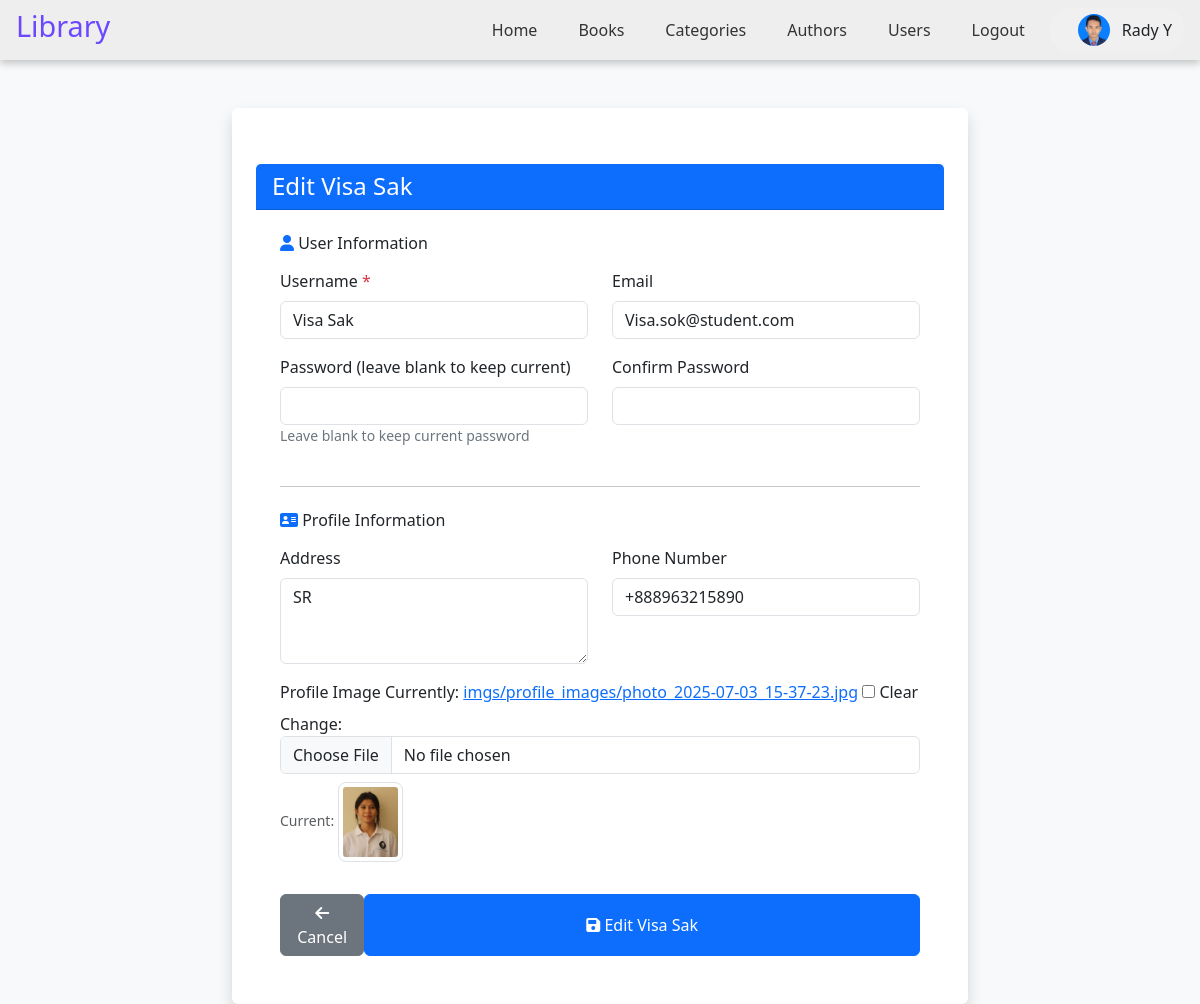
The page /users/edit/7/ (signed in) on the database its author committed.
### myapp/models.py (models this page shows, shortened)
class UserProfile(models.Model):
    user = models.OneToOneField(User, on_delete=models.CASCADE, related_name='userprofile')
    address = models.TextField(blank=True, null=True)
    phone_number = models.CharField(max_length=15, blank=True, null=True)
    profile_image = models.ImageField(upload_to='imgs/profile_images/', blank=True, null=True)
    created_at = models.DateTimeField(auto_now_add=True)

### myapp/views.py (the view)
# urls.py: path('users/edit/<int:pk>/', views.edit_user, name='edit_user'),
@login_required
def edit_user(request, pk):
    user = get_object_or_404(User, pk=pk)
    profile = get_user_profile_or_create(user)
    if request.method == 'POST':
        user_form = UserForm(request.POST, instance=user)
        profile_form = UserProfileForm(request.POST, request.FILES, instance=profile)
        if user_form.is_valid() and profile_form.is_valid():
            try:
                with transaction.atomic():
                    user.username = user_form.cleaned_data['username']
                    user.email = user_form.cleaned_data.get('email', '')
                    password = user_form.cleaned_data.get('password', '')
                    if password:
                        user.set_password(password)
                    user.save()
                    profile_form.save()
                    messages.success(request, f'User "{user.username}" updated successfully!')
                    return redirect('user_list')
            except IntegrityError:
                messages.error(request, 'A user with that username or email already exists.')
            except Exception as e:
                messages.error(request, f'Error updating user: {str(e)}')
        else:
            for field, errs in user_form.errors.items():
                for e in errs:
                    messages.error(request, f'User {field}: {e}')
            for field, errs in profile_form.errors.items():
                for e in errs:
                    messages.error(request, f'Profile {field}: {e}')
    else:
        user_form = UserForm(instance=user)
        profile_form = UserProfileForm(instance=profile)
    return render(request, 'user_form.html', {
        'user_form': user_form,
        'profile_form': profile_form,
        'title': f'Edit {user.username}'
    })

### myapp/forms.py (shortened to what this page needs)
class UserForm(forms.Form):
    username = forms.CharField(max_length=150,
                              widget=forms.TextInput(attrs={'class': 'form-control'}))
    email = forms.EmailField(required=False,
                            widget=forms.EmailInput(attrs={'class': 'form-control'}))
    password = forms.CharField(
        widget=forms.PasswordInput(attrs={'class': 'form-control'}),
        required=False,
        label="Password (leave blank to keep current)"
    )
    password_confirm = forms.CharField(
        widget=forms.PasswordInput(attrs={'class': 'form-control'}),
        required=False,
        label="Confirm Password"
    )
    def __init__(self, *args, **kwargs):
        self.instance = kwargs.pop('instance', None)
        super().__init__(*args, **kwargs)
        if self.instance:
            self.fields['username'].initial = self.instance.username
            self.fields['email'].initial = self.instance.email

class UserProfileForm(forms.ModelForm):
    class Meta:
        model = UserProfile
        fields = ['address', 'phone_number', 'profile_image']
        widgets = {
            'address': forms.Textarea(attrs={'rows': 3, 'class': 'form-control'}),
            'phone_number': forms.TextInput(attrs={'class': 'form-control', 'placeholder': '+1234567890'}),
            'profile_image': forms.ClearableFileInput(attrs={'class': 'form-control'}),
        }

### myapp/views.py (called while the page is built)
def get_user_profile_or_create(user):
    profile, created = UserProfile.objects.get_or_create(user=user)
    return profile

### myapp/templates/user_form.html (shortened to what this page needs)
{% load static %}
<!DOCTYPE html>
<html lang="en">
<head>
    <link rel="stylesheet" href="{% static 'css/style.css' %}">
    <link href="https://cdn.jsdelivr.net/npm/bootstrap@5.3.0/dist/css/bootstrap.min.css" rel="stylesheet">
    <link href="https://cdnjs.cloudflare.com/ajax/libs/font-awesome/6.0.0/css/all.min.css" rel="stylesheet">
</head>
<body>
    {% include 'nav.html' %}
    <div class="container mt-5">
        <div class="row justify-content-center">
            <div class="col-md-8">
                <div class="card shadow">
                    <div class="card-header bg-primary text-white">
                        <h4 class="mb-0">{{ title|default:"Add User" }}</h4>
                    </div>
                    <div class="card-body p-4">
                        <form method="post" enctype="multipart/form-data">
                            <h6 class="mb-3"><i class="fas fa-user text-primary"></i> User Information</h6>
                            <div class="row">
                                <div class="col-md-6 mb-3">
                                    <label class="form-label">Username <span class="text-danger">*</span></label>
                                    {{ user_form.username }}
                                </div>
                                <div class="col-md-6 mb-3">
                                    <label class="form-label">Email</label>
                                    {{ user_form.email }}
                                </div>
                            </div>
                            <div class="row">
                                <div class="col-md-6 mb-3">
                                    <label class="form-label">{{ user_form.password.label }}</label>
                                    {{ user_form.password }}
                                    <div class="password-help">Leave blank to keep current password</div>
                                </div>
                                <div class="col-md-6 mb-3">
                                    <label class="form-label">{{ user_form.password_confirm.label }}</label>
                                    {{ user_form.password_confirm }}
                                </div>
                            </div>
                            <hr class="my-4">
                            <h6 class="mb-3"><i class="fas fa-address-card text-primary"></i> Profile Information</h6>
                            <div class="row">
                                <div class="col-md-6 mb-3">
                                    <label class="form-label">Address</label>
                                    {{ profile_form.address }}
                                </div>
                                <div class="col-md-6 mb-3">
                                    <label class="form-label">Phone Number</label>
                                    {{ profile_form.phone_number }}
                                </div>
                            </div>
                            <div class="mb-4">
                                <label class="form-label">Profile Image</label>
                                {{ profile_form.profile_image }}
                                {% if profile_form.instance.profile_image %}
                                    <div class="mt-2">
                                        <small class="text-muted">Current: </small>
                                        <img src="{{ profile_form.instance.profile_image.url }}"
                                             style="max-width: 80px; max-height: 80px; border-radius: 8px;"
                                             class="img-thumbnail">
                                    </div>
                                {% endif %}
                            </div>
                            <div class="d-flex justify-content-between">
                                <a href="{% url 'user_list' %}" class="btn btn-secondary">
                                    <i class="fas fa-arrow-left"></i> Cancel
                                </a>
                                <button type="submit" class="btn btn-primary px-4">
                                    <i class="fas fa-save"></i> {{ title|default:"Save User" }}
                                </button>
                            </div>
                        </form>
                    </div>
                </div>
            </div>
        </div>
    </div>
</body>
</html>

### myapp/templates/nav.html (shortened to what this page needs)
{% load static %}
<nav>
    <div class="left">
        <h2><a href="{% url 'home' %}">Library</a></h2>
    </div>
    <div class="right">
        <a href="{% url 'home' %}" >Home</a>
        <a href="{% url 'book_list' %}">Books</a>
        <a href="{% url 'category_list' %}">Categories</a>
        <a href="{% url 'author_list' %}">Authors</a>
        <a href="{% url 'user_list' %}">Users</a>
        {% if user.is_authenticated %}
            <a href="#" class="logout-trigger">Logout</a>
            <div class="sign-in d-flex align-items-center">
                <a href="{% url 'user_profile' user.id %}" class="d-flex align-items-center text-decoration-none text-dark">
                    {% if user.userprofile.profile_image %}
                        <img src="{{ user.userprofile.profile_image.url }}"
                             alt="{{ user.username }}"
                             class="rounded-circle"
                             width="32" height="32"
                             style="object-fit: cover; margin-right: 8px;">
                    {% else %}
                        <div class="rounded-circle bg-secondary text-white d-flex align-items-center justify-content-center"
                             style="width:32px; height:32px; font-size:14px; margin-right:8px;">
                            {{ user.username.0|upper }}
                        </div>
                    {% endif %}
                    <span>{{ user.username }}</span>
                </a>
            </div>
        {% endif %}
    </div>
</nav>

### myapp/static/css/style.css (style rules this page uses)
* { margin: 0; padding: 0; box-sizing: border-box; }
html, body { height: 100%; font-family: 'Roboto', Verdana, Geneva, Tahoma, sans-serif; color: #333; line-height: 1.6; background-color: #f4f4f9; }
nav { display: flex; justify-content: space-between; align-items: center; background-color: #ffffff; padding: 15px 30px; box-shadow: 0 2px 5px rgba(0, 0, 0, 0.1); position: sticky; top: 0; z-index: 1000; }
nav .left h2 { color: #6b48ff; font-size: 1.8em; }
nav .right { display: flex; align-items: center; gap: 25px; }
nav .right a { text-decoration: none; color: #333; font-weight: 500; transition: color 0.3s; }
.sign-in { display: flex; align-items: center; gap: 5px; background-color: #f0f0f0; padding: 6px 12px; border-radius: 20px; }
button { background: #007bff; color: white; padding: 12px 30px; border: none; border-radius: 5px; cursor: pointer; width: 100%; font-size: 16px; }
:root { --primary-blue: #007bff; --primary-purple: #6b48ff; --light-blue: #e6f0fa; --light-purple: #f0eaff; --dark: #212529; --gray: #6c757d; --border-radius: 0.75rem; --shadow: 0 0.5rem 1rem rgba(0, 0, 0, .1); --transition: all 0.2s ease; }
.card { background: #fff; border-radius: var(--border-radius); box-shadow: var(--shadow); padding: 1.5rem; transition: var(--transition); position: relative; overflow: hidden; }
.card-header { margin-top: 2rem; margin-bottom: 1rem; }
.btn { display: inline-flex; align-items: center; padding: 0.5rem 1rem; border-radius: 0.5rem; text-decoration: none; font-size: 0.9rem; transition: var(--transition); margin-top: 0.5rem; }
.btn-primary { background: var(--primary-purple); color: #fff; }

### myapp/templates/user_form.html (style rules this page uses)
body { background-color: #f8f9fa; }
.card { border: none; box-shadow: 0 2px 10px rgba(0,0,0,0.1); }
.form-label { font-weight: 500; }
.password-help { font-size: 0.875rem; color: #6c757d; }

### myapp/templates/nav.html (style rules this page uses)
nav { background-color: #eeeeeeff; box-shadow: rgba(0, 0, 0, 0.24) 0px 3px 8px; padding: 0.5rem 1rem; display: flex; justify-content: space-between; align-items: center; }
.left h2 a { text-decoration: none; color: inherit; }
.right a { margin-left: 1rem; text-decoration: none; color: inherit; }
.sign-in { display: flex; align-items: center; gap: 0.5rem; }
.sign-in a { display: flex; align-items: center; gap: 0.25rem; color: inherit; }

### rows shown on the page
UserProfile: address "SR", phone_number "+888963215890", instance.profile_image (picture)

### other values the page prints
{{ user.username }} "Rady Y"
{{ title|default:"Add User" }} "Edit Visa Sak"
{{ user_form.password.label }} "Password (leave blank to keep current)"
{{ user_form.password_confirm.label }} "Confirm Password"
{{ title|default:"Save User" }} "Edit Visa Sak"
